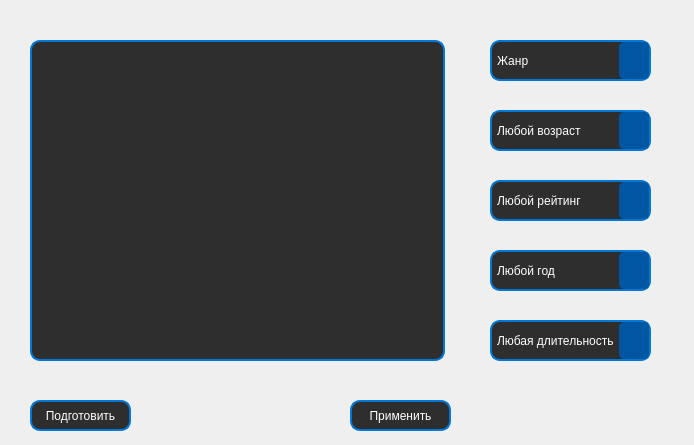
<?xml version="1.0" encoding="UTF-8"?>
<ui version="4.0">
 <class>FiltersWindow</class>
 <widget class="QWidget" name="FiltersWindow">
  <property name="geometry">
   <rect>
    <x>0</x>
    <y>0</y>
    <width>694</width>
    <height>445</height>
   </rect>
  </property>
  <property name="windowTitle">
   <string>FiltersWindow</string>
  </property>
  <property name="styleSheet">
   <string notr="true">QWidget {
    background: qlineargradient(x1: 0, y1: 0, x2: 1, y2: 0, 
                                stop: 0 #1E1E1E, /* Начальный цвет (темный) */
                                stop: 1 #001f3f); /* Конечный цвет (темно-синий) */
    color: #FFFFFF; /* Цвет текста по умолчанию */
}</string>
  </property>
  <widget class="QComboBox" name="GenreFilter">
   <property name="geometry">
    <rect>
     <x>490</x>
     <y>40</y>
     <width>161</width>
     <height>41</height>
    </rect>
   </property>
   <property name="styleSheet">
    <string notr="true">QComboBox {
    background-color: #2E2E2E; /* Темный фон для комбобокса */
    color: #FFFFFF; /* Белый текст */
    border: 2px solid #0078d7; /* Цвет границы */
    border-radius: 10px; /* Закругленные углы */
    padding: 5px; /* Отступы */
}

QComboBox::drop-down {
    background-color: #0056a1; /* Более сдержанный цвет для стрелки */
    border: none; /* Убираем границу */
    border-radius: 5px; /* Закругленные углы для стрелки */
    width: 30px; /* Ширина кнопки */
}

QComboBox QAbstractItemView {
    background-color: #2E2E2E; /* Темный фон для выпадающего списка */
    color: #FFFFFF; /* Белый текст */
}

QComboBox:hover {
    border: 2px solid #0056a1; /* Цвет границы при наведении */
}
</string>
   </property>
   <property name="editable">
    <bool>false</bool>
   </property>
   <property name="placeholderText">
    <string>Жанр</string>
   </property>
   <item>
    <property name="text">
     <string>Любой жанр</string>
    </property>
   </item>
   <item>
    <property name="text">
     <string>триллер</string>
    </property>
   </item>
   <item>
    <property name="text">
     <string>драма</string>
    </property>
   </item>
   <item>
    <property name="text">
     <string>боевик</string>
    </property>
   </item>
   <item>
    <property name="text">
     <string>криминал</string>
    </property>
   </item>
   <item>
    <property name="text">
     <string>исторический</string>
    </property>
   </item>
   <item>
    <property name="text">
     <string>приключенческий</string>
    </property>
   </item>
   <item>
    <property name="text">
     <string>комедия</string>
    </property>
   </item>
   <item>
    <property name="text">
     <string>семейный</string>
    </property>
   </item>
   <item>
    <property name="text">
     <string>фантастика</string>
    </property>
   </item>
   <item>
    <property name="text">
     <string>анимация</string>
    </property>
   </item>
   <item>
    <property name="text">
     <string>биография</string>
    </property>
   </item>
   <item>
    <property name="text">
     <string>военный</string>
    </property>
   </item>
   <item>
    <property name="text">
     <string>романтика</string>
    </property>
   </item>
   <item>
    <property name="text">
     <string>детектив</string>
    </property>
   </item>
   <item>
    <property name="text">
     <string>вестерн</string>
    </property>
   </item>
   <item>
    <property name="text">
     <string>научный</string>
    </property>
   </item>
   <item>
    <property name="text">
     <string>спорт</string>
    </property>
   </item>
  </widget>
  <widget class="QComboBox" name="AgeLimitFilter">
   <property name="geometry">
    <rect>
     <x>490</x>
     <y>110</y>
     <width>161</width>
     <height>41</height>
    </rect>
   </property>
   <property name="styleSheet">
    <string notr="true">QComboBox {
    background-color: #2E2E2E; /* Темный фон для комбобокса */
    color: #FFFFFF; /* Белый текст */
    border: 2px solid #0078d7; /* Цвет границы */
    border-radius: 10px; /* Закругленные углы */
    padding: 5px; /* Отступы */
}

QComboBox::drop-down {
    background-color: #0056a1; /* Более сдержанный цвет для стрелки */
    border: none; /* Убираем границу */
    border-radius: 5px; /* Закругленные углы для стрелки */
    width: 30px; /* Ширина кнопки */
}

QComboBox QAbstractItemView {
    background-color: #2E2E2E; /* Темный фон для выпадающего списка */
    color: #FFFFFF; /* Белый текст */
}

QComboBox:hover {
    border: 2px solid #0056a1; /* Цвет границы при наведении */
}
</string>
   </property>
   <property name="placeholderText">
    <string/>
   </property>
   <item>
    <property name="text">
     <string>Любой возраст</string>
    </property>
   </item>
   <item>
    <property name="text">
     <string>0+</string>
    </property>
   </item>
   <item>
    <property name="text">
     <string>3+</string>
    </property>
   </item>
   <item>
    <property name="text">
     <string>6+</string>
    </property>
   </item>
   <item>
    <property name="text">
     <string>12+</string>
    </property>
   </item>
   <item>
    <property name="text">
     <string>16+</string>
    </property>
   </item>
   <item>
    <property name="text">
     <string>18+</string>
    </property>
   </item>
  </widget>
  <widget class="QComboBox" name="RatingFilter">
   <property name="geometry">
    <rect>
     <x>490</x>
     <y>180</y>
     <width>161</width>
     <height>41</height>
    </rect>
   </property>
   <property name="styleSheet">
    <string notr="true">QComboBox {
    background-color: #2E2E2E; /* Темный фон для комбобокса */
    color: #FFFFFF; /* Белый текст */
    border: 2px solid #0078d7; /* Цвет границы */
    border-radius: 10px; /* Закругленные углы */
    padding: 5px; /* Отступы */
}

QComboBox::drop-down {
    background-color: #0056a1; /* Более сдержанный цвет для стрелки */
    border: none; /* Убираем границу */
    border-radius: 5px; /* Закругленные углы для стрелки */
    width: 30px; /* Ширина кнопки */
}

QComboBox QAbstractItemView {
    background-color: #2E2E2E; /* Темный фон для выпадающего списка */
    color: #FFFFFF; /* Белый текст */
}

QComboBox:hover {
    border: 2px solid #0056a1; /* Цвет границы при наведении */
}</string>
   </property>
   <property name="placeholderText">
    <string/>
   </property>
   <item>
    <property name="text">
     <string>Любой рейтинг</string>
    </property>
   </item>
   <item>
    <property name="text">
     <string>Выше</string>
    </property>
   </item>
   <item>
    <property name="text">
     <string>Ниже</string>
    </property>
   </item>
  </widget>
  <widget class="QComboBox" name="YearFilter">
   <property name="geometry">
    <rect>
     <x>490</x>
     <y>250</y>
     <width>161</width>
     <height>41</height>
    </rect>
   </property>
   <property name="styleSheet">
    <string notr="true">QComboBox {
    background-color: #2E2E2E; /* Темный фон для комбобокса */
    color: #FFFFFF; /* Белый текст */
    border: 2px solid #0078d7; /* Цвет границы */
    border-radius: 10px; /* Закругленные углы */
    padding: 5px; /* Отступы */
}

QComboBox::drop-down {
    background-color: #0056a1; /* Более сдержанный цвет для стрелки */
    border: none; /* Убираем границу */
    border-radius: 5px; /* Закругленные углы для стрелки */
    width: 30px; /* Ширина кнопки */
}

QComboBox QAbstractItemView {
    background-color: #2E2E2E; /* Темный фон для выпадающего списка */
    color: #FFFFFF; /* Белый текст */
}

QComboBox:hover {
    border: 2px solid #0056a1; /* Цвет границы при наведении */
}</string>
   </property>
   <property name="placeholderText">
    <string/>
   </property>
   <item>
    <property name="text">
     <string>Любой год</string>
    </property>
   </item>
   <item>
    <property name="text">
     <string>Новые</string>
    </property>
   </item>
   <item>
    <property name="text">
     <string>Старые</string>
    </property>
   </item>
  </widget>
  <widget class="QComboBox" name="RuntimeYear">
   <property name="geometry">
    <rect>
     <x>490</x>
     <y>320</y>
     <width>161</width>
     <height>41</height>
    </rect>
   </property>
   <property name="styleSheet">
    <string notr="true">QComboBox {
    background-color: #2E2E2E; /* Темный фон для комбобокса */
    color: #FFFFFF; /* Белый текст */
    border: 2px solid #0078d7; /* Цвет границы */
    border-radius: 10px; /* Закругленные углы */
    padding: 5px; /* Отступы */
}

QComboBox::drop-down {
    background-color: #0056a1; /* Более сдержанный цвет для стрелки */
    border: none; /* Убираем границу */
    border-radius: 5px; /* Закругленные углы для стрелки */
    width: 30px; /* Ширина кнопки */
}

QComboBox QAbstractItemView {
    background-color: #2E2E2E; /* Темный фон для выпадающего списка */
    color: #FFFFFF; /* Белый текст */
}

QComboBox:hover {
    border: 2px solid #0056a1; /* Цвет границы при наведении */
}</string>
   </property>
   <property name="editable">
    <bool>false</bool>
   </property>
   <property name="currentText">
    <string>Любая длительность</string>
   </property>
   <property name="placeholderText">
    <string/>
   </property>
   <item>
    <property name="text">
     <string>Любая длительность</string>
    </property>
   </item>
   <item>
    <property name="text">
     <string>Длиннее</string>
    </property>
   </item>
   <item>
    <property name="text">
     <string>Короче</string>
    </property>
   </item>
  </widget>
  <widget class="QPushButton" name="ApplyButton">
   <property name="geometry">
    <rect>
     <x>350</x>
     <y>400</y>
     <width>101</width>
     <height>31</height>
    </rect>
   </property>
   <property name="styleSheet">
    <string notr="true">QPushButton {
    background-color: #2E2E2E; /* Темный фон */
    color: #FFFFFF; /* Белый текст */
    border: 2px solid #0078d7; /* Цвет границы */
    border-radius: 10px; /* Закругленные углы */
    padding: 5px; /* Отступы */
}

QPushButton:hover {
    background-color: #1E1E1E; /* Цвет фона при наведении */
}</string>
   </property>
   <property name="text">
    <string>Применить</string>
   </property>
  </widget>
  <widget class="QPushButton" name="PrepareButton">
   <property name="geometry">
    <rect>
     <x>30</x>
     <y>400</y>
     <width>101</width>
     <height>31</height>
    </rect>
   </property>
   <property name="styleSheet">
    <string notr="true">QPushButton {
    background-color: #2E2E2E; /* Темный фон */
    color: #FFFFFF; /* Белый текст */
    border: 2px solid #0078d7; /* Цвет границы */
    border-radius: 10px; /* Закругленные углы */
    padding: 5px; /* Отступы */
}

QPushButton:hover {
    background-color: #1E1E1E; /* Цвет фона при наведении */
}</string>
   </property>
   <property name="text">
    <string>Подготовить</string>
   </property>
  </widget>
  <widget class="QListWidget" name="PrepareMovies">
   <property name="geometry">
    <rect>
     <x>30</x>
     <y>40</y>
     <width>415</width>
     <height>321</height>
    </rect>
   </property>
   <property name="styleSheet">
    <string notr="true">QListWidget {
    background-color: #2E2E2E; /* Темный фон для списка */
    border: 2px solid #0078d7; /* Цвет границы */
    border-radius: 10px; /* Закругленные углы */
    padding: 5px; /* Отступы */
}

QScrollBar:vertical, QScrollBar:horizontal {
    width: 6px; /* Ширина вертикального скролла */
    background-color: #1E1E1E; /* Цвет фона скролла */
}

QScrollBar::handle {
    background-color: #0078d7; /* Цвет ползунка скролла */
    border-radius: 3px; /* Закругленные углы ползунка */
}

QScrollBar::add-line, QScrollBar::sub-line {
    background-color: transparent; /* Убираем стрелки прокрутки */
}

QListWidget::item {
    background-color: #2E2E2E; /* Темный фон для элементов */
    color: #FFFFFF; /* Белый текст */
    padding: 10px; /* Отступы для элементов */
    border: 1px solid #0078d7; /* Цвет границы элементов */
    border-radius: 5px; /* Закругленные углы для элементов */
}

QListWidget::item:selected {
    background-color: #0078d7; /* Цвет фона выбранного элемента */
    color: #FFFFFF; /* Белый текст для выбранного элемента */
}

QListWidget::item:hover {
    background-color: #1E1E1E; /* Цвет фона при наведении */
}
</string>
   </property>
  </widget>
 </widget>
 <resources/>
 <connections/>
</ui>
